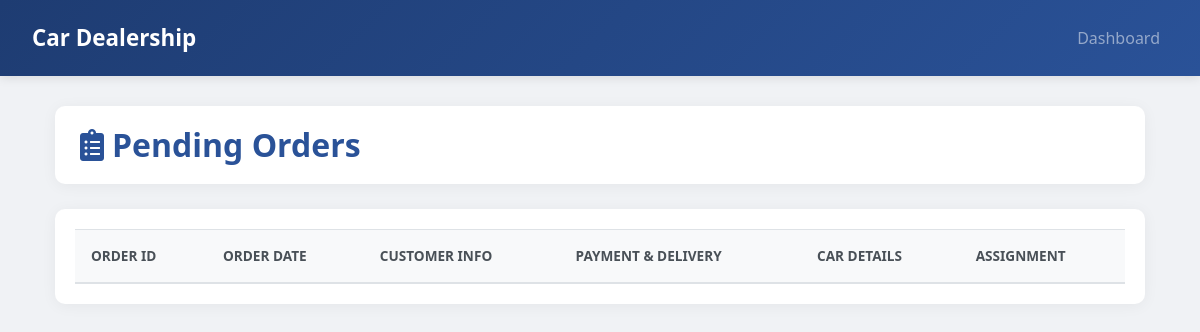
Before: /pending-orders/ (signed in) with the older database file.
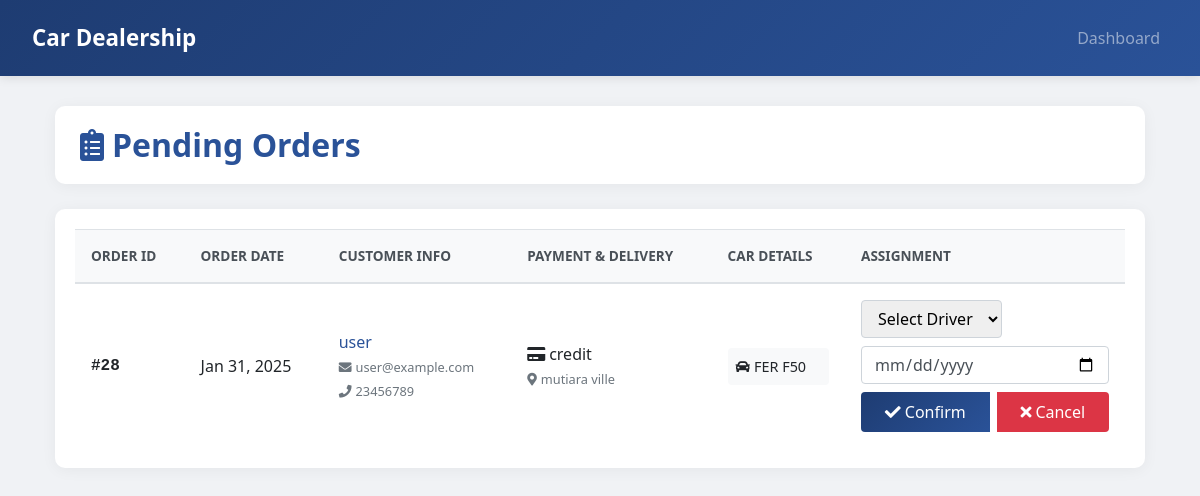
After: the same page with the newer database file.
### myproject/models.py (models this page shows, shortened)
class Order(models.Model):
    STATUS_CHOICES = [
        ('pending', 'Pending'),
        ('processing', 'Processing'),
        ('shipped', 'Shipped'),
        ('delivered', 'Delivered'),
    ]
    customer = models.ForeignKey(Customer, on_delete=models.CASCADE)
    car = models.ForeignKey(Car, on_delete=models.CASCADE)
    staff = models.ForeignKey(Staff, on_delete=models.SET_NULL, null=True, blank=True)
    driver = models.ForeignKey(Driver, on_delete=models.SET_NULL, null=True, blank=True)
    order_date = models.DateTimeField(auto_now_add=True)
    delivery_date = models.DateTimeField(null=True, blank=True)
    status = models.CharField(max_length=50, choices=STATUS_CHOICES, default='pending')
    address = models.CharField(max_length=255)
    payment_method = models.CharField(max_length=50)
    _observers = []

class Customer(models.Model):
    user = models.OneToOneField(User, on_delete=models.CASCADE, primary_key=True)
    full_name = models.CharField(max_length=100, default="Unknown")
    phone_number = models.CharField(max_length=15, default="")

class User(AbstractBaseUser):
    ROLE_CHOICES = [
        ("admin", "Admin"),
        ("staff", "Dealership Staff"),
        ("driver", "Delivery Driver"),
        ("customer", "Customer"),
    ]
    email = models.EmailField(unique=True)
    role = models.CharField(max_length=20, choices=ROLE_CHOICES)
    is_active = models.BooleanField(default=True)
    is_staff = models.BooleanField(default=False)
    objects = UserManager()
    USERNAME_FIELD = "email"
    REQUIRED_FIELDS = ["role"]

class Car(models.Model):
    CATEGORY_CHOICES = [
        ("american", "American"),
        ("german", "German"),
        ("japanese", "Japanese"),
        ("italian", "Italian"),
    ]
    make = models.CharField(max_length=100)
    model = models.CharField(max_length=100)
    category = models.CharField(max_length=20, choices=CATEGORY_CHOICES)
    description = models.TextField(blank=True, null=True)
    price = models.DecimalField(max_digits=10, decimal_places=2)
    stock = models.PositiveIntegerField(default=0)
    type = models.CharField(max_length=50, default="sedan")
    transmission = models.CharField(max_length=50, default="automatic")
    gas = models.CharField(max_length=50, default="50")
    power = models.CharField(max_length=50, default="0")
    year = models.CharField(max_length=4, default="2020")

### myproject/views.py (the view, shortened to what this page needs)
# urls.py: path('pending-orders/', views.pending_orders, name='pending_orders'),
@login_required
def pending_orders(request):
    pending_orders = Order.objects.filter(status='pending')
    drivers = Driver.objects.all()
    return render(request, 'pending_orders.html', {
        'pending_orders': pending_orders,
        'drivers': drivers
    })

### myproject/templates/pending_orders.html (shortened to what the changed rows need)
<!DOCTYPE html>
{% load static %}
<html lang="en">
<head>
    <link href="https://stackpath.bootstrapcdn.com/bootstrap/4.5.2/css/bootstrap.min.css" rel="stylesheet">
    <link href="https://cdnjs.cloudflare.com/ajax/libs/font-awesome/5.15.4/css/all.min.css" rel="stylesheet">
</head>
<body>
    <div class="container">
        <div class="page-header">
            <h2><i class="fas fa-clipboard-list mr-2"></i>Pending Orders</h2>
        </div>
        <div class="table-container">
            <div class="table-responsive">
                <table class="table table-hover">
                    <thead>
                        <tr>
                            <th>Order ID</th>
                            <th>Order Date</th>
                            <th>Customer Info</th>
                            <th>Payment & Delivery</th>
                            <th>Car Details</th>
                            <th>Assignment</th>
                        </tr>
                    </thead>
                    <tbody>
                        {% for order in pending_orders %}
                        <tr>
                            <td class="order-id">#{{ order.id }}</td>
                            <td>{{ order.order_date|date:"M d, Y" }}</td>
                            <td>
                                <div class="customer-name">{{ order.customer.full_name }}</div>
                                <small class="text-muted">
                                    <i class="fas fa-envelope mr-1"></i>{{ order.customer.user.email }}<br>
                                    <i class="fas fa-phone mr-1"></i>{{ order.customer.phone_number }}
                                </small>
                            </td>
                            <td>
                                <div><i class="fas fa-credit-card mr-1"></i>{{ order.payment_method }}</div>
                                <small class="text-muted">
                                    <i class="fas fa-map-marker-alt mr-1"></i>{{ order.address }}
                                </small>
                            </td>
                            <td>
                                <div class="car-details">
                                    <i class="fas fa-car mr-1"></i>{{ order.car.make }} {{ order.car.model }}
                                </div>
                            </td>
                            <td>
                                <form method="POST" action="{% url 'pending_orders' %}" class="assignment-form">
                                    <div class="form-group mb-2">
                                        <select class="form-select" name="driver" required>
                                            <option value="">Select Driver</option>
                                        </select>
                                    </div>
                                    <div class="form-group mb-2">
                                        <input type="date" class="form-control delivery-date" name="delivery_date" required>
                                    </div>
                                    <div class="btn-group d-flex">
                                        <button type="submit" name="action" value="confirm" class="btn btn-primary">
                                            <i class="fas fa-check mr-1"></i>Confirm
                                        </button>
                                        <button type="submit" name="action" value="cancel" class="btn btn-danger">
                                            <i class="fas fa-times mr-1"></i>Cancel
                                        </button>
                                    </div>
                                </form>
                            </td>
                        </tr>
                        {% endfor %}
                    </tbody>
                </table>
            </div>
        </div>
    </div>
</body>
</html>

Changed rows visible on the page:
added Order: id "28", order_date "Jan 31, 2025", customer.full_name "user", customer.user.email "user@example.com", customer.phone_number "23456789", payment_method "credit", address "mutiara ville", car.make "FER", car.model "F50"
